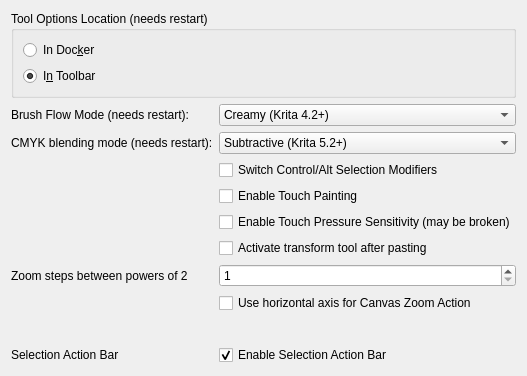
     <widget class="QWidget" name="Tools">
      <attribute name="title">
       <string>Tools</string>
      </attribute>
      <layout class="QFormLayout" name="formLayout_12">
       <item row="0" column="0" colspan="2">
        <widget class="QGroupBox" name="groupBox_4">
         <property name="title">
          <string>Tool Options Location (needs restart)</string>
         </property>
         <layout class="QVBoxLayout" name="verticalLayout_3">
          <item>
           <widget class="QRadioButton" name="m_radioToolOptionsInDocker">
            <property name="text">
             <string>In Doc&amp;ker</string>
            </property>
           </widget>
          </item>
          <item>
           <widget class="QRadioButton" name="m_radioToolOptionsInToolbar">
            <property name="text">
             <string>I&amp;n Toolbar</string>
            </property>
            <property name="checked">
             <bool>true</bool>
            </property>
           </widget>
          </item>
         </layout>
        </widget>
       </item>
       <item row="1" column="0">
        <widget class="QLabel" name="lblFlowMode">
         <property name="text">
          <string>Brush Flow Mode (needs restart):</string>
         </property>
        </widget>
       </item>
       <item row="1" column="1">
        <widget class="QComboBox" name="cmbFlowMode">
         <item>
          <property name="text">
           <string>Creamy (Krita 4.2+)</string>
          </property>
         </item>
         <item>
          <property name="text">
           <string>Hard (Krita 4.1 and earlier versions)</string>
          </property>
         </item>
        </widget>
       </item>
       <item row="2" column="0">
        <widget class="QLabel" name="lblCmykBlendingMode">
         <property name="text">
          <string>CMYK blending mode (needs restart):</string>
         </property>
        </widget>
       </item>
       <item row="2" column="1">
        <widget class="QComboBox" name="cmbCmykBlendingMode">
         <item>
          <property name="text">
           <string>Subtractive (Krita 5.2+)</string>
          </property>
         </item>
         <item>
          <property name="text">
           <string>Additive (Krita 5.1 and earlier versions)</string>
          </property>
         </item>
        </widget>
       </item>
       <item row="3" column="1">
        <widget class="QCheckBox" name="m_chkSwitchSelectionCtrlAlt">
         <property name="text">
          <string>Switch Control/Alt Selection Modifiers</string>
         </property>
        </widget>
       </item>
       <item row="4" column="1">
        <widget class="QCheckBox" name="chkEnableTouch">
         <property name="text">
          <string>Enable Touch Painting</string>
         </property>
        </widget>
       </item>
       <item row="5" column="1">
        <widget class="QCheckBox" name="chkTouchPressureSensitivity">
         <property name="toolTip">
          <string>Enable reading of pressure state for touch events. This data may be broken on some platforms, e.g. on some Android devices, where pressure may be reported as 0.0 all the time.</string>
         </property>
         <property name="text">
          <string>Enable Touch Pressure Sensitivity (may be broken)</string>
         </property>
        </widget>
       </item>
       <item row="6" column="1">
        <widget class="QCheckBox" name="chkEnableTransformToolAfterPaste">
         <property name="text">
          <string>Activate transform tool after pasting</string>
         </property>
        </widget>
       </item>
       <item row="7" column="0">
        <widget class="QLabel" name="lblZoomSteps">
         <property name="text">
          <string>Zoom steps between powers of 2</string>
         </property>
        </widget>
       </item>
       <item row="7" column="1">
        <widget class="QSpinBox" name="spnZoomSteps">
         <property name="minimum">
          <number>1</number>
         </property>
         <property name="maximum">
          <number>32</number>
         </property>
        </widget>
       </item>
       <item row="8" column="1">
        <widget class="QCheckBox" name="chkZoomHorizontally">
         <property name="text">
          <string>Use horizontal axis for Canvas Zoom Action</string>
         </property>
        </widget>
       </item>
       <item row="9" column="0" colspan="2">
        <spacer name="verticalSpacer_2">
         <property name="orientation">
          <enum>Qt::Orientation::Vertical</enum>
         </property>
         <property name="sizeHint" stdset="0">
          <size>
           <width>20</width>
           <height>20</height>
          </size>
         </property>
        </spacer>
       </item>
       <item row="10" column="0">
        <widget class="QLabel" name="lblSelectionActionBar">
         <property name="text">
          <string>Selection Action Bar</string>
         </property>
        </widget>
       </item>
       <item row="10" column="1">
        <widget class="QCheckBox" name="chkEnableSelectionActionBarCheckBox">
         <property name="text">
          <string>Enable Selection Action Bar</string>
         </property>
         <property name="checked">
          <bool>true</bool>
         </property>
        </widget>
       </item>
      </layout>
     </widget>
